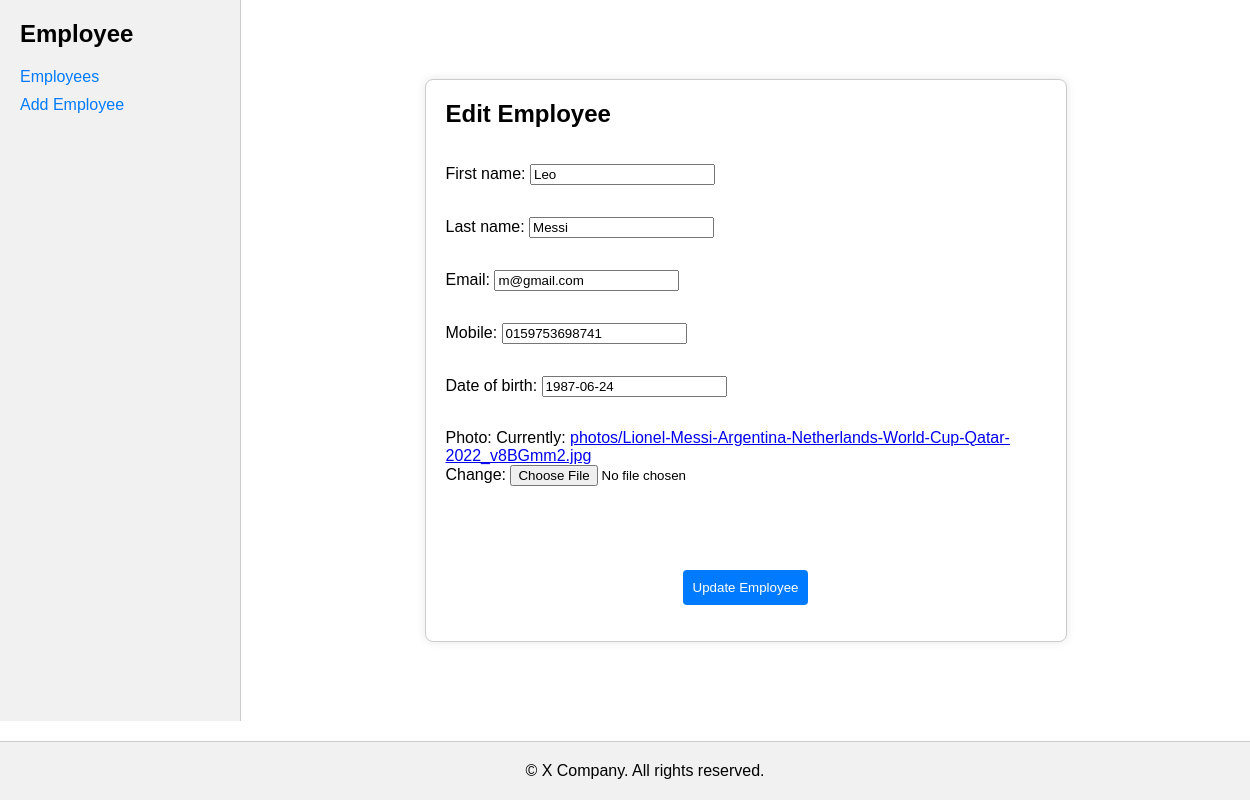
Screenshot of /employees/edit/1/ with the database file from the repository.
### employees/models.py (models this page shows, shortened)
class Employee(models.Model):
    first_name = models.CharField(max_length=100)
    last_name = models.CharField(max_length=100)
    email = models.EmailField(unique=True)
    mobile = models.CharField(max_length=15)
    date_of_birth = models.DateField()
    photo = models.ImageField(upload_to='photos/')

### employees/views.py (the view)
# urls.py: path('edit/<int:employee_id>/', views.edit_employee, name='edit_employee'),
def edit_employee(request, employee_id):
    employee = get_object_or_404(Employee, id=employee_id)
    if request.method == 'POST':
        form = EmployeeForm(request.POST, request.FILES, instance=employee)
        if form.is_valid():
            form.save()
            return redirect('employee_list')
    else:
        form = EmployeeForm(instance=employee)
    return render(request, 'employees/edit_employee.html', {'form': form, 'employee': employee})

### employees/forms.py
class EmployeeForm(forms.ModelForm):
    class Meta:
        model = Employee
        fields = ['first_name', 'last_name', 'email', 'mobile', 'date_of_birth', 'photo']

### employees/templates/employees/edit_employee.html (shortened to what this page needs)
<div class="container">
    <div class="sidebar">
        <h2>Employee</h2>
        <ul>
            <li><a href="{% url 'employee_list' %}">Employees</a></li>
            <li><a href="{% url 'add_employee' %}">Add Employee</a></li>
        </ul>
    </div>
    <div class="main-content">
        <div class="form-container">
            <h2>Edit Employee</h2>
            <form method="post" enctype="multipart/form-data">
                {{ form.as_p }}
                <button type="submit" id="update-employee-button" class="form-button">Update Employee</button>
            </form>
        </div>
    </div>
</div>
<footer class="footer">
    <p>&copy; {{ current_year }} X Company. All rights reserved.</p>
</footer>
<link rel="stylesheet" href="https://code.jquery.com/ui/1.12.1/themes/base/jquery-ui.css">

### employees/templates/employees/edit_employee.html (style rules this page uses)
.container { display: flex; flex: 1; background-color: #f1f1f1; }
.sidebar { width: 200px; padding: 20px; background-color: #f1f1f1; border-right: 1px solid #ccc; }
.sidebar h2 { margin-top: 0; }
.sidebar ul { list-style-type: none; padding: 0; }
.sidebar ul li { margin: 10px 0; }
.sidebar ul li a { text-decoration: none; color: #007bff; }
.main-content { flex: 1; padding: 20px; display: flex; justify-content: center; align-items: center; background-color: #fff; }
.form-container { width: 100%; max-width: 600px; padding: 20px; background-color: #fff; border: 1px solid #ccc; border-radius: 8px; box-shadow: 0 0 10px rgba(0, 0, 0, 0.1); }
.form-container h2 { margin-top: 0; }
.form-container form { display: flex; flex-direction: column; }
.form-button { padding: 10px; border: none; background-color: #007bff; color: white; cursor: pointer; border-radius: 4px; margin-top: 20px; align-self: center; }
.footer { text-align: center; padding: 20px; background-color: #f1f1f1; border-top: 1px solid #ccc; margin-top: 20px; position: sticky; bottom: 0; width: 100%; color: black; }
.footer p { margin: 0; }

### rows the page displays
Employee: first_name "Leo", last_name "Messi", email "m@gmail.com", mobile "0159753698741", date_of_birth "1987-06-24"
